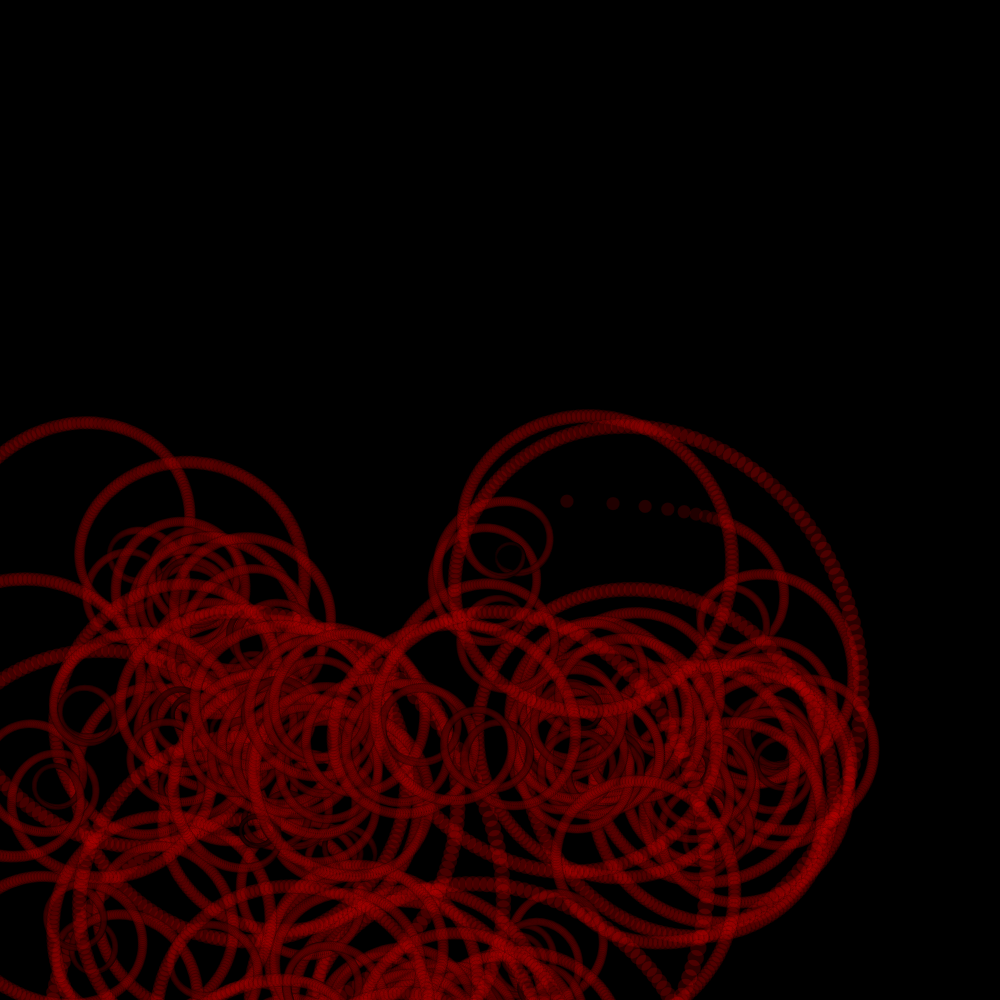
Frame 1 (no input)
Frame 60 (no input): identical to frame 1, image omitted
Frame 120 (the mouse pressed at the canvas centre since frame 60): identical to frame 1, image omitted

The p5.js sketch that drew this single still picture (run headless with seeded random() and noise() and a simulated clock; from frame 60 on, the mouse is pressed at the canvas centre):

// p5.js sketch
// ── sketch.js
/* * * * * * * * * * * * * * * * * * * * * *
Daily sketch #16
5/12/2017
Samuel Mann
   - http://mistermann.me
   - https://www.instagram.com/colakollektiv/
* * * * * * * * * * * * * * * * * * * * * */

var mod;

function setup(){
   createCanvas(1000, 1000);
   angleMode(DEGREES);
   background(0);

   mod = new module(width/2, height/2, 10);

   for (var i = 0; i < 200000; i++) {
      mod.update();
      mod.show();
   }

}

function draw(){

   // Uncomment for live verion

   // background(0);

   // mod.update();
   // mod.show();

}

// ── module.js
function module(x, y, r){
   this.x = x;
   this.y = y;
   this.r = r;
   this.red = 255;

   var rad = 100;
   var i = 1;
   var offset = 0;
   var inc = 0.005;
   var sizeNoise;
   var redNoise;

   this.update = function(){
      rad = noise(offset) * rad;
      sizeNoise = noise(offset) * this.r;
      redNoise = noise(offset) * this.red;
      this.x += cos(i) * rad;
      this.y += sin(i) * rad;
      offset += inc;
      rad += 2;
      i += 2;
   }

   this.show = function(){
      stroke(0,40);
      fill(random(0.9*redNoise, 1.1*redNoise), 0, 0, 50);
      ellipse(this.x, this.y, sizeNoise*2);
   }
}
